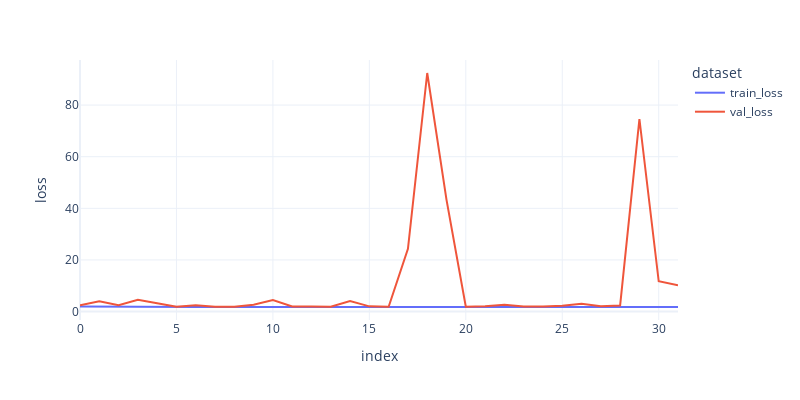

Notebook cell for this chart:
### Code cell
params = {
    'n_nodes': 264,
    'n_layers': 4,
    'dropout': 0.4,
    'lr':0.005
}


logs_df, model, score = train_deep_surv(
    train, val, test, CoxPH, out_features = 1, tolerance=10, 
    print_lr=True, print_logs=True, verbose = True,
    **params
)

print('score', score)

### Figure 1 — Plotly figure (JSON) as saved in the notebook; plotly's stock layout.template omitted (floating-point values rounded to 4 significant figures)
{"data": [{"hovertemplate": "dataset=train_loss<br>index=%{x}<br>loss=%{y}<extra></extra>", "legendgroup": "train_loss", "line": {"color": "#636efa", "dash": "solid"}, "mode": "lines", "name": "train_loss", "orientation": "v", "showlegend": true, "type": "scatter", "x": [0, 1, 2, 3, 4, 5, 6, 7, 8, 9, 10, 11, 12, 13, 14, 15, 16, 17, 18, 19, 20, 21, 22, 23, 24, 25, 26, 27, 28, 29, 30, 31], "xaxis": "x", "y": [1.907, 1.847, 1.822, 1.803, 1.789, 1.787, 1.782, 1.784, 1.781, 1.782, 1.777, 1.784, 1.779, 1.778, 1.776, 1.776, 1.775, 1.773, 1.776, 1.772, 1.771, 1.772, 1.769, 1.767, 1.77, 1.767, 1.761, 1.771, 1.768, 1.766, 1.763, 1.76], "yaxis": "y"}, {"hovertemplate": "dataset=val_loss<br>index=%{x}<br>loss=%{y}<extra></extra>", "legendgroup": "val_loss", "line": {"color": "#EF553B", "dash": "solid"}, "mode": "lines", "name": "val_loss", "orientation": "v", "showlegend": true, "type": "scatter", "x": [0, 1, 2, 3, 4, 5, 6, 7, 8, 9, 10, 11, 12, 13, 14, 15, 16, 17, 18, 19, 20, 21, 22, 23, 24, 25, 26, 27, 28, 29, 30, 31], "xaxis": "x", "y": [2.461, 3.935, 2.481, 4.563, 3.248, 1.832, 2.434, 1.856, 1.877, 2.61, 4.421, 1.935, 1.922, 1.884, 4.09, 2.017, 1.828, 24.3, 92.44, 43.28, 1.874, 2.079, 2.639, 1.908, 1.939, 2.26, 3.018, 2.088, 2.358, 74.61, 11.73, 10.15], "yaxis": "y"}], "layout": {"height": 400, "legend": {"title": {"text": "dataset"}, "tracegroupgap": 0}, "margin": {"t": 60}, "width": 800, "xaxis": {"anchor": "y", "domain": [0, 1], "title": {"text": "index"}}, "yaxis": {"anchor": "x", "domain": [0, 1], "title": {"text": "loss"}}}}
